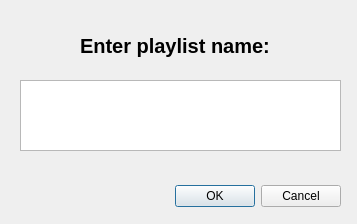
<?xml version="1.0" encoding="UTF-8"?>
<ui version="4.0">
 <class>Dialog</class>
 <widget class="QDialog" name="Dialog">
  <property name="geometry">
   <rect>
    <x>0</x>
    <y>0</y>
    <width>357</width>
    <height>224</height>
   </rect>
  </property>
  <property name="windowTitle">
   <string>Dialog</string>
  </property>
  <widget class="QDialogButtonBox" name="buttonBox">
   <property name="geometry">
    <rect>
     <x>0</x>
     <y>180</y>
     <width>341</width>
     <height>32</height>
    </rect>
   </property>
   <property name="orientation">
    <enum>Qt::Horizontal</enum>
   </property>
   <property name="standardButtons">
    <set>QDialogButtonBox::Cancel|QDialogButtonBox::Ok</set>
   </property>
  </widget>
  <widget class="QTextEdit" name="textEdit">
   <property name="geometry">
    <rect>
     <x>20</x>
     <y>80</y>
     <width>321</width>
     <height>71</height>
    </rect>
   </property>
   <property name="font">
    <font>
     <pointsize>20</pointsize>
     <weight>75</weight>
     <bold>true</bold>
    </font>
   </property>
  </widget>
  <widget class="QLabel" name="label">
   <property name="geometry">
    <rect>
     <x>80</x>
     <y>30</y>
     <width>331</width>
     <height>31</height>
    </rect>
   </property>
   <property name="font">
    <font>
     <pointsize>15</pointsize>
     <weight>75</weight>
     <bold>true</bold>
    </font>
   </property>
   <property name="text">
    <string>Enter playlist name:</string>
   </property>
  </widget>
 </widget>
 <resources/>
 <connections>
  <connection>
   <sender>buttonBox</sender>
   <signal>accepted()</signal>
   <receiver>Dialog</receiver>
   <slot>accept()</slot>
   <hints>
    <hint type="sourcelabel">
     <x>248</x>
     <y>254</y>
    </hint>
    <hint type="destinationlabel">
     <x>157</x>
     <y>274</y>
    </hint>
   </hints>
  </connection>
  <connection>
   <sender>buttonBox</sender>
   <signal>rejected()</signal>
   <receiver>Dialog</receiver>
   <slot>reject()</slot>
   <hints>
    <hint type="sourcelabel">
     <x>316</x>
     <y>260</y>
    </hint>
    <hint type="destinationlabel">
     <x>286</x>
     <y>274</y>
    </hint>
   </hints>
  </connection>
 </connections>
</ui>
